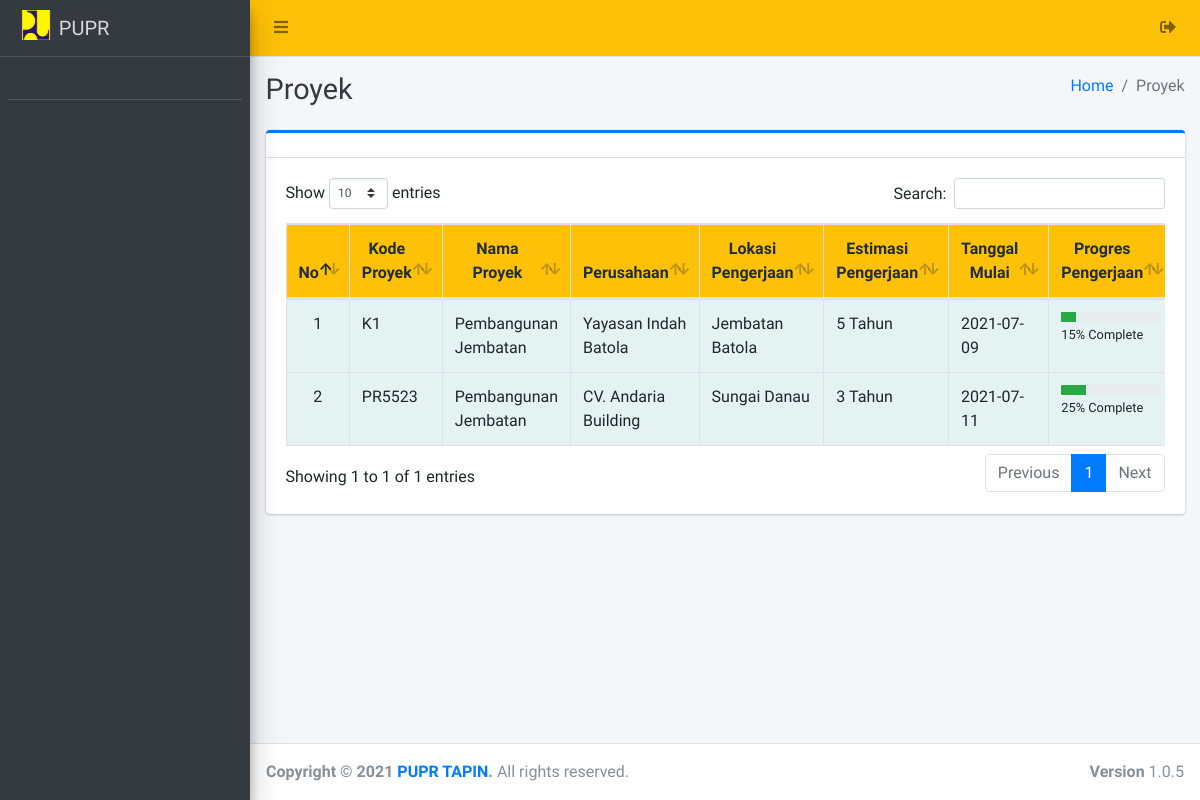
/admin/proyekdijalankan/index.php, run on an earlier commit of the app's database.
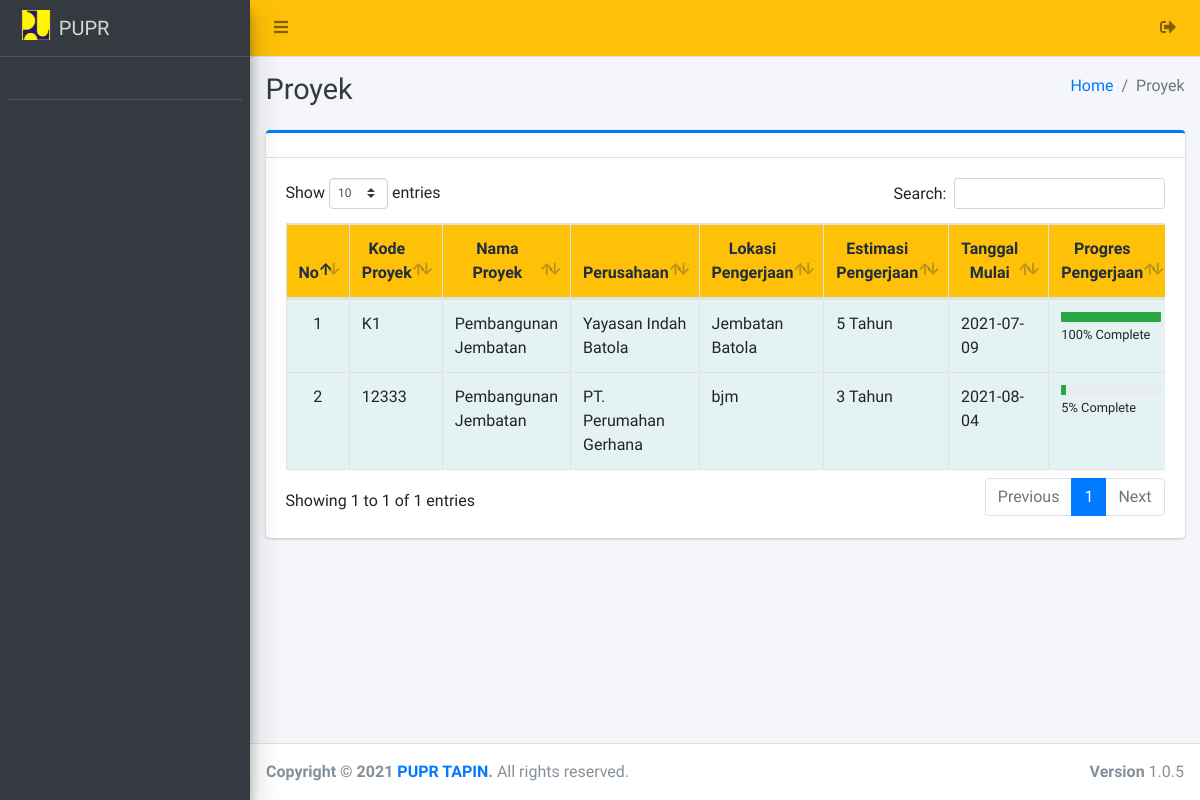
And on a later commit of the database.
### tables this page shows
CREATE TABLE `proyek` (
  `id_proyek` int(11) NOT NULL,
  `kode_proyek` varchar(77) NOT NULL,
  `nama_proyek` varchar(150) NOT NULL,
  `id_perusahaan` int(11) NOT NULL,
  `alamat_proyek` text NOT NULL,
  `estimasi` varchar(200) NOT NULL,
  `status_proyek` varchar(100) NOT NULL,
  `status_jalan` varchar(40) DEFAULT NULL,
  `ket_tunda` varchar(255) DEFAULT NULL,
  `tgl_mulai` date DEFAULT NULL,
  `tgl_selesai` date DEFAULT NULL,
  `id_am` int(11) DEFAULT NULL,
  `biaya_akhir` varchar(250) DEFAULT NULL,
  `progres` varchar(25) DEFAULT NULL,
  `tgl_progres` varchar(25) DEFAULT NULL
);

CREATE TABLE `perusahaan` (
  `id_perusahaan` int(11) NOT NULL,
  `nama_perusahaan` varchar(255) NOT NULL,
  `bidang_perusahaan` varchar(200) NOT NULL,
  `alamat_perusahaan` varchar(220) NOT NULL,
  `tahun_berdiri` date NOT NULL,
  `nama_pimpinan` varchar(120) NOT NULL,
  `no_telp` varchar(70) NOT NULL,
  `email` varchar(100) NOT NULL,
  `file` text NOT NULL
);

### config/config.php (called while the page is built, shortened)
<?php
	function base_url($url = null){
		$base_url = "http://localhost/proyek-pupr";
		if ($url != null) {
			return $base_url."/".$url;
		}else{
			return $base_url;
		}
	}
 ?>

### admin/proyekdijalankan/index.php (the view, shortened to what this page needs)
<?php
require '../../config/config.php';
require '../../config/koneksi.php';
?>
<!DOCTYPE html>
<html>
<?php
include '../../templates/head.php';
?>
<body class="hold-transition sidebar-mini layout-fixed">
    <div class="wrapper">
        <?php
        include '../../templates/navbar.php';
        ?>
        <?php
        include '../../templates/sidebar.php';
        ?>
        <div class="content-wrapper">
            <div class="content-header">
                <div class="container-fluid">
                    <div class="row mb-2">
                        <div class="col-sm-6">
                            <h1 class="m-0 text-dark">Proyek</h1>
                        </div>
                        <div class="col-sm-6">
                            <ol class="breadcrumb float-sm-right">
                                <li class="breadcrumb-item"><a href="#">Home</a></li>
                                <li class="breadcrumb-item active">Proyek</li>
                            </ol>
                        </div>
                    </div>
                </div>
            </div>
            <section class="content">
                <div class="container-fluid">
                    <div class="row">
                        <div class="col-12">
                            <div class="card card-primary card-outline">
                                <div class="card-header">
                                </div>
                                <div class="card-body">
                                    <div class="table-responsive">
                                        <table id="example1" class="table table-bordered table-striped">
                                            <thead class="bg-yellow">
                                                <tr align="center">
                                                    <th>No</th>
                                                    <th>Kode Proyek</th>
                                                    <th>Nama Proyek</th>
                                                    <th>Perusahaan</th>
                                                    <th>Lokasi Pengerjaan</th>
                                                    <th>Estimasi Pengerjaan</th>
                                                    <th>Tanggal Mulai</th>
                                                    <th>Progres Pengerjaan</th>
                                                </tr>
                                            </thead>
                                            <?php
                                            $no = 1;
                                            $data = $koneksi->query("SELECT * FROM proyek as p LEFT JOIN perusahaan as pr ON p.id_perusahaan = pr.id_perusahaan WHERE p.status_proyek = 'Di Tanggapi'");
                                            while ($row = $data->fetch_array()) {
                                            ?>
                                                <tbody style="background-color: azure">
                                                    <tr>
                                                        <td align="center"><?= $no++ ?></td>
                                                        <td><?= $row['kode_proyek'] ?></td>
                                                        <td><?= $row['nama_proyek'] ?></td>
                                                        <td><?= $row['nama_perusahaan'] ?></td>
                                                        <td><?= $row['alamat_proyek'] ?></td>
                                                        <td><?= $row['estimasi'] ?></td>
                                                        <td><?= $row['tgl_mulai'] ?></td>
                                                        <td class="project_progress">
                                                            <div class="progress progress-sm">
                                                                <div class="progress-bar bg-green" role="progressbar" aria-valuenow="<?= $row['progres'] ?>" aria-valuemin="0" aria-valuemax="100" style="width: <?= $row['progres'] ?>%">
                                                                </div>
                                                            </div>
                                                            <small>
                                                                <?php
                                                                if ($row['progres'] == 0) {
                                                                    echo '0% Complete';
                                                                }else {
                                                                    echo $row['progres']."% Complete";
                                                                }
                                                                ?>
                                                            </small>
                                                        </td>
                                                    </tr>
                                                </tbody>
                                            <?php } ?>
                                        </table>
                                    </div>
                                </div>
                            </div>
                        </div>
                    </div>
                </div>
            </section>
        </div>
        <?php include_once "../../templates/footer.php"; ?>
    </div>
</body>
</html>

### templates/head.php (shortened to what this page needs)
<head>
  <link rel="stylesheet" href="<?= base_url() ?>/assets/plugins/fontawesome-free/css/all.min.css">
  <link rel="stylesheet" href="https://code.ionicframework.com/ionicons/2.0.1/css/ionicons.min.css">
  <link rel="stylesheet" href="<?= base_url() ?>/assets/plugins/datatables-bs4/css/dataTables.bootstrap4.css">
  <link rel="stylesheet" href="<?= base_url() ?>/assets/plugins/ekko-lightbox/ekko-lightbox.css">
  <link rel="stylesheet" href="<?= base_url() ?>/assets/plugins/bootstrap-fileupload/bootstrap-fileupload.min.css">
  <link rel="stylesheet" href="<?= base_url() ?>/assets/plugins/tempusdominus-bootstrap-4/css/tempusdominus-bootstrap-4.min.css">
  <link rel="stylesheet" href="<?= base_url() ?>/assets/plugins/select2/css/select2.min.css">
  <link rel="stylesheet" href="<?= base_url() ?>/assets/plugins/select2-bootstrap4-theme/select2-bootstrap4.min.css">
  <link rel="stylesheet" href="<?= base_url() ?>/assets/plugins/icheck-bootstrap/icheck-bootstrap.min.css">
  <link rel="stylesheet" href="<?= base_url() ?>/assets/plugins/jqvmap/jqvmap.min.css">
  <link rel="stylesheet" href="<?= base_url() ?>/assets/dist/css/adminlte.min.css">
  <link rel="stylesheet" href="<?= base_url() ?>/assets/plugins/overlayScrollbars/css/OverlayScrollbars.min.css">
  <link rel="stylesheet" href="<?= base_url() ?>/assets/plugins/daterangepicker/daterangepicker.css">
  <link rel="stylesheet" href="<?= base_url() ?>/assets/plugins/summernote/summernote-bs4.css">
  <link rel="stylesheet" href="<?= base_url() ?>/assets/plugins/bootstrap-fileupload/bootstrap-fileupload.min.css">
  <link rel="stylesheet" href="<?= base_url() ?>/assets/alert/sweetalert.css">
</head>

### templates/navbar.php
<nav class="main-header navbar navbar-expand navbar-yellow navbar-light">
  <ul class="navbar-nav">
    <li class="nav-item">
      <a class="nav-link" data-widget="pushmenu" href="#"><i class="fas fa-bars"></i></a>
    </li>
  </ul>
  <ul class="navbar-nav ml-auto">
    <li class="nav-item dropdown">
      <a class="nav-link alert-logout" href="<?= base_url('logout') ?>">
        <i class="fas fa-sign-out-alt"></i>
      </a>
    </li>
  </ul>
</nav>

### templates/sidebar.php (shortened to what this page needs)
<aside class="main-sidebar sidebar-dark-green elevation-4">
  <a href="#" class="brand-link">
    <img src="<?= base_url() ?>/assets/dist/img/logo-pu.jpg" style="width: 30px;" alt="#" class="brand-image" style="opacity: .8">
    <span class="brand-text font-weight-light"><b>PUPR</b></span>
  </a>
  <div class="sidebar">
    <div class="user-panel mt-3 pb-3 d-flex">
      <div class="info">
      </div>
    </div>
  </div>
</aside>

### templates/footer.php
<footer class="main-footer">
  <strong>Copyright &copy; <?= date('Y') ?> <a href="#">PUPR TAPIN</a>.</strong>
  All rights reserved.
  <div class="float-right d-none d-sm-inline-block">
    <b>Version</b> 1.0.5
  </div>
</footer>

What changed in the data, as far as the page shows it:
no longer on this page (row edited): proyek: kode_proyek "PR5523", nama_proyek "Pembangunan Jembatan", id_perusahaan.nama_perusahaan "CV. Andaria Building", alamat_proyek "Sungai Danau", estimasi "3 Tahun", tgl_mulai "2021-07-11", progres "25"
changed proyek "Jembatan Batola": progres "15" → "100"
added proyek: kode_proyek "12333", nama_proyek "Pembangunan Jembatan", id_perusahaan.nama_perusahaan "PT. Perumahan Gerhana", alamat_proyek "bjm", estimasi "3 Tahun", tgl_mulai "2021-08-04", progres "5"
